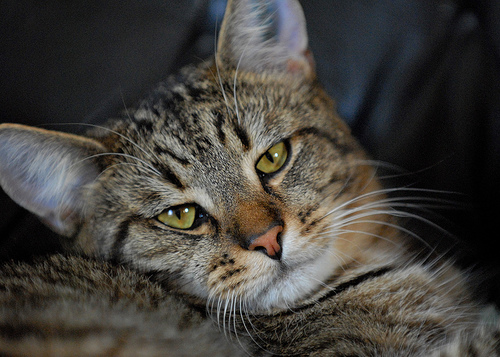
#> input picture test/sagemaker_tests/pytorch/inference/resources/resnet/model_neuron/cat.jpg, 500 x 357 px
$ python testOpenCV.py ../../../sagemaker_tests/pytorch/inference/resources/resnet/model_neuron/cat.jpg
#> lines starting #> are read from the running program, lines starting #| are printed output that depends on the picture
import sys

import cv2
import numpy as np


def test_transformation(img):
    print("Path of the image: ", img)
    print("CVtest: load the image")
    img = cv2.imread(img, cv2.IMREAD_UNCHANGED)
#> img is the input picture: shape (357, 500, 3); mean B, G, R 59.2, 64, 66.9
    print("Original Dimensions: ", img.shape)
#| Original Dimensions:  (357, 500, 3)

    scale_percent = 60  # percent of original size
    width = int(img.shape[1] * scale_percent / 100)
#> width = 300
    height = int(img.shape[0] * scale_percent / 100)
#> height = 214
    dim = (width, height)
#> dim = (300, 214)

    # Scaling
    res = cv2.resize(img, dim, fx=2, fy=2, interpolation=cv2.INTER_CUBIC)
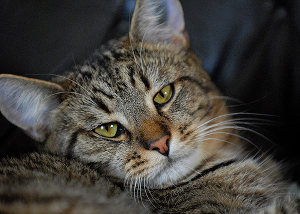
#> res: shape (214, 300, 3); mean B, G, R 59.2, 64, 66.9
    # Translation
    rows, cols, _ = img.shape
#> rows = 357; cols = 500
    M = np.float32([[1, 0, 100], [0, 1, 50]])
    dst = cv2.warpAffine(img, M, (cols, rows))
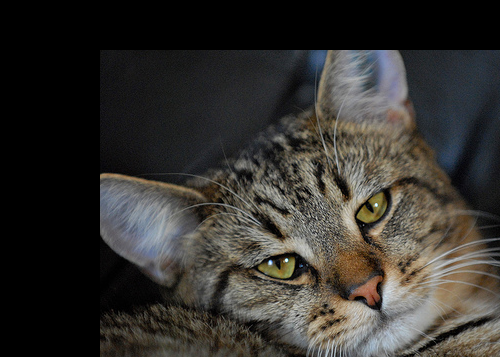
#> dst: shape (357, 500, 3); mean B, G, R 47, 50.7, 53
    print("Successfully test OpenCV with image transformation")


if __name__ == "__main__":
    test_transformation(sys.argv[1])
